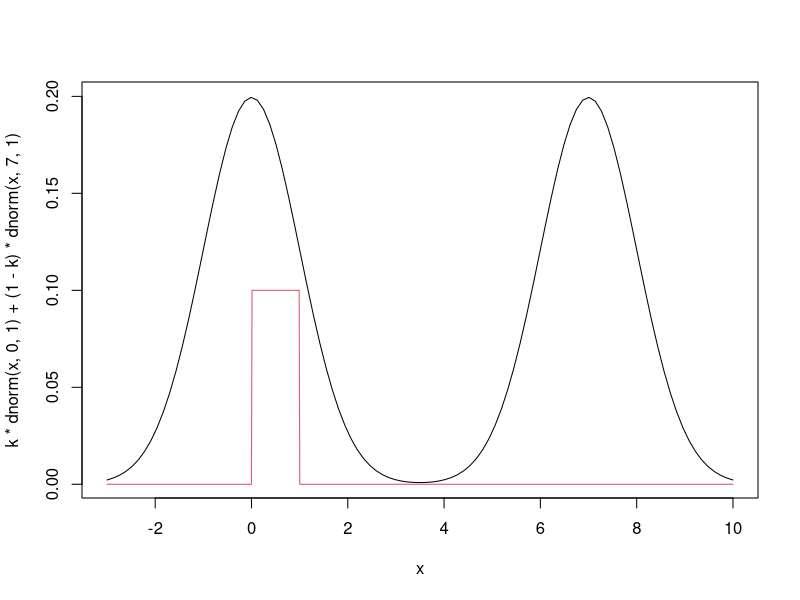

The R script that drew this image: (Note: this script raises an error after producing the figure.)
## Simular de uma mistura de normais. Normais com variância 1 e mistura
## 1:1.
k <- 0.5
curve(k*dnorm(x, 0, 1)+(1-k)*dnorm(x, 7, 1), -3, 10)
curve(0.1*dunif(x), add=TRUE, col=2, n=1024)

rwsampler2 <- function(nsim, x1, delta,
                       plot=FALSE, go=c("click","enter","none")){
    out <- vector(mode="numeric", length=nsim)
    out[1] <- x1
    for(i in 2:nsim){
        ## Realização da distribuição alvo.
        if(plot & go[1]=="click"){
            can <- locator(n=1)$x
        } else {
            can <- qX(delta, xi=out[i-1])
        }
        dn1 <- k*dnorm(can, 0, 1)+(1-k)*dnorm(can, 7, 1)
        dn0 <- k*dnorm(out[i-1], 0, 1)+(1-k)*dnorm(out[i-1], 7, 1)
        ratio <- dn1/dn0
        u <- runif(1)
        if(u<ratio) out[i] <- can else out[i] <- out[i-1]
        if(plot & nsim<=20){
            curve(k*dnorm(x, 0, 1)+(1-k)*dnorm(x, 7, 1), -3, 10,
                  ylab="densidade")
            curve(0.3*dunif(x, out[i-1]-delta, out[i-1]+delta),
                  add=TRUE, lty=2)
            du <- dunif(can, out[i-1]-delta, out[i-1]+delta)
            ## segments(can, du, can, 0, col=4)
            segments(can, dn1, can, 0, col=2);
            segments(out[i-1], dn0, out[i-1], 0, col=4);
            cex <- 2.5; col="yellow"
            points(can, dn1, pch=19, cex=cex, col="green");
            points(out[i-1], dn0, pch=19, cex=cex, col=col);
            ## points(can, dn1, pch="N");
            ## points(out[i-1], dn0, pch="n");
            text(can, dn1, expression(f[X]));
            text(out[i-1], dn0, expression(f[X]));
            ex <- substitute(frac(f[X](x[i]),
                                  f[X](x[i-1]))*" = "*
                             frac(dn1, dn0)==ratio,
                             list(dn1=dn1, dn0=dn0, ratio=ratio))
            r <- substitute("u = "~u<ratio,
                            list(ratio=ratio, u=u))
            mtext(ex, side=3, line=1, adj=0)
            mtext(r, side=3, line=2, adj=1)
            mtext(sprintf("então %s", ifelse(u<ratio, "aceita", "rejeita")),
                  side=3, line=1, adj=1)
            switch(go[1],
                   click=locator(n=1),
                   console=readline(prompt="Press [enter] to continue"),
                   none=Sys.sleep(0.5))
        }
    }
    return(out)
}

x <- rwsampler2(nsim=20, x1=1, delta=2, plot=TRUE, go="console")
x <- rwsampler2(nsim=20, x1=1, delta=1, plot=TRUE, go="console")
x <- rwsampler2(nsim=20, x1=1, delta=4, plot=TRUE, go="console")

##----------------------------------------------------------------------
## Muitos valores.

## Janela estreita -----------------------------------------------------
set.seed(123)
x <- rwsampler2(nsim=20000, x1=1, delta=1, plot=FALSE)

par(mfrow=c(2,2))
plot(x, type="l")        ## Traço da cadeia completa.
plot(x[1:100], type="l") ## Traço do começo da cadeia.
acf(x)                   ## Mostra que a cadeia não é independente.
plot(ecdf(x))            ## Acumulada teórica vs empírica.
curve(k*pnorm(x, 0, 1)+(1-k)*pnorm(x, 7, 1), add=TRUE, col=2); layout(1)
prop.table(table(x<3.5))

## Janela larga --------------------------------------------------------
set.seed(123)
x <- rwsampler2(nsim=20000, x1=1, delta=4, plot=FALSE)

par(mfrow=c(2,2))
plot(x, type="l")        ## Traço da cadeia completa.
plot(x[1:100], type="l") ## Traço do começo da cadeia.
acf(x)                   ## Mostra que a cadeia não é independente.
plot(ecdf(x))            ## Acumulada teórica vs empírica.
curve(k*pnorm(x, 0, 1)+(1-k)*pnorm(x, 7, 1), add=TRUE, col=2); layout(1)
prop.table(table(x<3.5))
